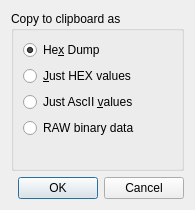
<?xml version="1.0" encoding="UTF-8"?>
<ui version="4.0">
 <class>Form_HexDisplayCopyAs</class>
 <widget class="QDialog" name="Form_HexDisplayCopyAs">
  <property name="geometry">
   <rect>
    <x>0</x>
    <y>0</y>
    <width>195</width>
    <height>210</height>
   </rect>
  </property>
  <property name="windowTitle">
   <string>Copy to clipboard as</string>
  </property>
  <layout class="QVBoxLayout" name="verticalLayout_2">
   <item>
    <widget class="QGroupBox" name="groupBox">
     <property name="title">
      <string>Copy to clipboard as</string>
     </property>
     <layout class="QVBoxLayout" name="verticalLayout">
      <item>
       <widget class="QRadioButton" name="radioButton_HexDump">
        <property name="text">
         <string>He&amp;x Dump</string>
        </property>
        <property name="checked">
         <bool>true</bool>
        </property>
       </widget>
      </item>
      <item>
       <widget class="QRadioButton" name="radioButton_Hex">
        <property name="text">
         <string>&amp;Just HEX values</string>
        </property>
       </widget>
      </item>
      <item>
       <widget class="QRadioButton" name="radioButton_AscII">
        <property name="text">
         <string>Just AscII &amp;values</string>
        </property>
       </widget>
      </item>
      <item>
       <widget class="QRadioButton" name="radioButton_RAW">
        <property name="text">
         <string>RAW binary data</string>
        </property>
       </widget>
      </item>
      <item>
       <spacer name="verticalSpacer">
        <property name="orientation">
         <enum>Qt::Vertical</enum>
        </property>
        <property name="sizeHint" stdset="0">
         <size>
          <width>20</width>
          <height>40</height>
         </size>
        </property>
       </spacer>
      </item>
     </layout>
    </widget>
   </item>
   <item>
    <widget class="QDialogButtonBox" name="buttonBox">
     <property name="orientation">
      <enum>Qt::Horizontal</enum>
     </property>
     <property name="standardButtons">
      <set>QDialogButtonBox::Cancel|QDialogButtonBox::Ok</set>
     </property>
    </widget>
   </item>
  </layout>
 </widget>
 <resources/>
 <connections>
  <connection>
   <sender>buttonBox</sender>
   <signal>accepted()</signal>
   <receiver>Form_HexDisplayCopyAs</receiver>
   <slot>accept()</slot>
   <hints>
    <hint type="sourcelabel">
     <x>248</x>
     <y>254</y>
    </hint>
    <hint type="destinationlabel">
     <x>157</x>
     <y>274</y>
    </hint>
   </hints>
  </connection>
  <connection>
   <sender>buttonBox</sender>
   <signal>rejected()</signal>
   <receiver>Form_HexDisplayCopyAs</receiver>
   <slot>reject()</slot>
   <hints>
    <hint type="sourcelabel">
     <x>316</x>
     <y>260</y>
    </hint>
    <hint type="destinationlabel">
     <x>286</x>
     <y>274</y>
    </hint>
   </hints>
  </connection>
 </connections>
</ui>
